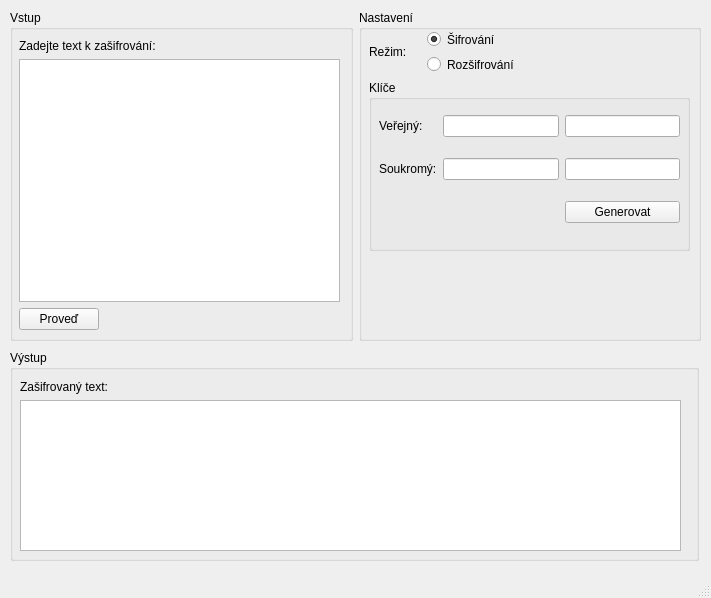
<?xml version="1.0" encoding="UTF-8"?>
<ui version="4.0">
 <class>MainWindow</class>
 <widget class="QMainWindow" name="MainWindow">
  <property name="geometry">
   <rect>
    <x>0</x>
    <y>0</y>
    <width>711</width>
    <height>598</height>
   </rect>
  </property>
  <property name="minimumSize">
   <size>
    <width>100</width>
    <height>100</height>
   </size>
  </property>
  <property name="windowTitle">
   <string>RSA</string>
  </property>
  <property name="windowIcon">
   <iconset>
    <normaloff>../../../GitHub/tbu-affine-cipher/assets/lock_icon.svg</normaloff>../../../GitHub/tbu-affine-cipher/assets/lock_icon.svg</iconset>
  </property>
  <property name="locale">
   <locale language="Czech" country="CzechRepublic"/>
  </property>
  <widget class="QWidget" name="centralwidget">
   <widget class="QWidget" name="verticalLayoutWidget">
    <property name="geometry">
     <rect>
      <x>10</x>
      <y>10</y>
      <width>691</width>
      <height>331</height>
     </rect>
    </property>
    <layout class="QVBoxLayout" name="verticalLayout">
     <item>
      <layout class="QHBoxLayout" name="horizontalLayoutTop">
       <item>
        <widget class="QGroupBox" name="groupBoxInput">
         <property name="title">
          <string>Vstup</string>
         </property>
         <widget class="QWidget" name="gridLayoutWidget_4">
          <property name="geometry">
           <rect>
            <x>9</x>
            <y>29</y>
            <width>321</width>
            <height>291</height>
           </rect>
          </property>
          <layout class="QGridLayout" name="gridLayoutInput">
           <item row="4" column="1">
            <widget class="QPlainTextEdit" name="textEditInput"/>
           </item>
           <item row="5" column="1">
            <layout class="QHBoxLayout" name="horizontalLayoutDoStuff">
             <item>
              <widget class="QPushButton" name="buttonDoStuff">
               <property name="text">
                <string>Proveď</string>
               </property>
              </widget>
             </item>
             <item>
              <spacer name="spacerDoStuff">
               <property name="orientation">
                <enum>Qt::Horizontal</enum>
               </property>
               <property name="sizeHint" stdset="0">
                <size>
                 <width>40</width>
                 <height>20</height>
                </size>
               </property>
              </spacer>
             </item>
            </layout>
           </item>
           <item row="3" column="1">
            <widget class="QLabel" name="labelInput">
             <property name="text">
              <string>Zadejte text k zašifrování:</string>
             </property>
            </widget>
           </item>
          </layout>
         </widget>
        </widget>
       </item>
       <item>
        <widget class="QGroupBox" name="groupBoxSettings">
         <property name="title">
          <string>Nastavení</string>
         </property>
         <widget class="QWidget" name="horizontalLayoutWidget">
          <property name="geometry">
           <rect>
            <x>10</x>
            <y>20</y>
            <width>151</width>
            <height>44</height>
           </rect>
          </property>
          <layout class="QHBoxLayout" name="horizontalLayout_2">
           <item>
            <widget class="QLabel" name="labelOption">
             <property name="text">
              <string>Režim:</string>
             </property>
            </widget>
           </item>
           <item>
            <layout class="QVBoxLayout" name="verticalLayout_4">
             <item>
              <widget class="QRadioButton" name="radioButtonEncrypt">
               <property name="text">
                <string>Šifrování</string>
               </property>
               <property name="checked">
                <bool>true</bool>
               </property>
               <property name="autoRepeat">
                <bool>false</bool>
               </property>
              </widget>
             </item>
             <item>
              <widget class="QRadioButton" name="radioButtonDecrypt">
               <property name="text">
                <string>Rozšifrování</string>
               </property>
              </widget>
             </item>
            </layout>
           </item>
          </layout>
         </widget>
         <widget class="QGroupBox" name="groupBox">
          <property name="geometry">
           <rect>
            <x>10</x>
            <y>70</y>
            <width>321</width>
            <height>171</height>
           </rect>
          </property>
          <property name="title">
           <string>Klíče</string>
          </property>
          <widget class="QWidget" name="gridLayoutWidget">
           <property name="geometry">
            <rect>
             <x>10</x>
             <y>20</y>
             <width>301</width>
             <height>141</height>
            </rect>
           </property>
           <layout class="QGridLayout" name="gridLayout">
            <item row="2" column="3">
             <widget class="QPushButton" name="buttonOpenKeyGen">
              <property name="text">
               <string>Generovat</string>
              </property>
             </widget>
            </item>
            <item row="0" column="0">
             <widget class="QLabel" name="labelPub">
              <property name="text">
               <string>Veřejný:</string>
              </property>
             </widget>
            </item>
            <item row="1" column="0">
             <widget class="QLabel" name="labelPriv">
              <property name="text">
               <string>Soukromý:</string>
              </property>
             </widget>
            </item>
            <item row="1" column="1">
             <widget class="QLineEdit" name="lineEditPrivN"/>
            </item>
            <item row="0" column="3">
             <widget class="QLineEdit" name="lineEditPubE"/>
            </item>
            <item row="0" column="1">
             <widget class="QLineEdit" name="lineEditPubN"/>
            </item>
            <item row="1" column="3">
             <widget class="QLineEdit" name="lineEditPrivD"/>
            </item>
           </layout>
          </widget>
         </widget>
        </widget>
       </item>
      </layout>
     </item>
    </layout>
   </widget>
   <widget class="QGroupBox" name="groupBoxOutput">
    <property name="geometry">
     <rect>
      <x>10</x>
      <y>350</y>
      <width>689</width>
      <height>211</height>
     </rect>
    </property>
    <property name="title">
     <string>Výstup</string>
    </property>
    <widget class="QWidget" name="verticalLayoutWidget_2">
     <property name="geometry">
      <rect>
       <x>10</x>
       <y>30</y>
       <width>661</width>
       <height>171</height>
      </rect>
     </property>
     <layout class="QVBoxLayout" name="verticalLayout_2">
      <item>
       <widget class="QLabel" name="labelOutput">
        <property name="text">
         <string>Zašifrovaný text:</string>
        </property>
       </widget>
      </item>
      <item>
       <widget class="QPlainTextEdit" name="textEditOutput"/>
      </item>
     </layout>
    </widget>
   </widget>
  </widget>
  <widget class="QStatusBar" name="statusbar"/>
 </widget>
 <resources/>
 <connections/>
</ui>
